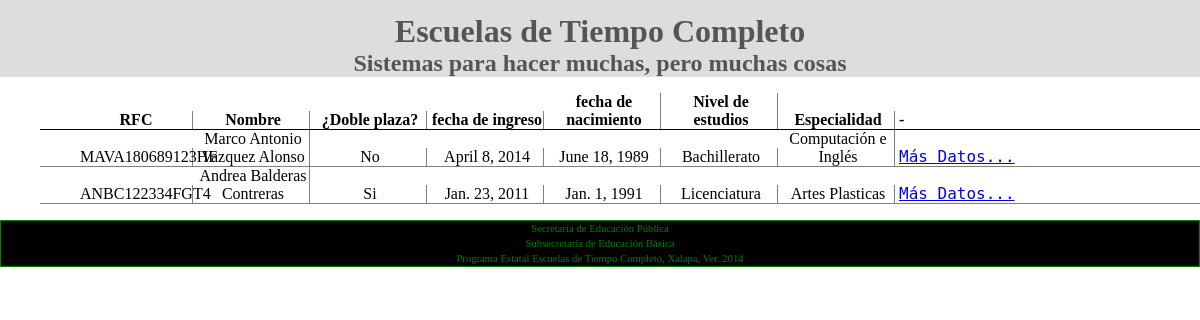
Page /personal/ on the committed database.
### personal/models.py (models this page shows, shortened)
class Personal(models.Model):
    rfc = models.CharField(max_length=15)
    nombre = models.CharField(max_length=255)
    apellido_paterno = models.CharField(max_length=255)
    apellido_materno = models.CharField(max_length=255)
    doble_plaza = models.BooleanField(default=False)
    fecha_ingreso = models.DateField()
    fecha_nacimiento = models.DateField()
    nivel_estudio = models.ForeignKey(NivelEstudio)
    especialidad = models.ForeignKey(Especialidad)
    def dos_plaza(self):
        if self.doble_plaza:
            p = "Si"
        else:
            p = "No"
        return p

class NivelEstudio(models.Model):
    nivel_estudio = models.CharField(max_length=255)
    def __unicode__(self):
        return self.nivel_estudio

class Especialidad(models.Model):
    especialidad = models.CharField(max_length=255)
    def __unicode__(self):
        return self.especialidad

### personal/views.py (the view)
# urls.py: url(r'^personal/$', PersonalView.as_view(), name="personal"),
class PersonalView(generic.ListView):
    model = Personal
    template_name = "personal/personal.html"
    def get_queryset(self):
        if self.kwargs.get("rfc"):
            queryset = self.model.objects.filter(rfc=self.kwargs['rfc'])
        else:
            queryset = super(PersonalView, self).get_queryset()
        return queryset

### personal/templates/personal/personal.html
{% extends "base.html" %}
{% block content %}
<ul class="lista-escuela">
<li class="fila">
    <ul class="encabezado">
        <li class="item-esc">RFC</li>
        <li class="item-esc">Nombre</li>
        <li class="item-esc">¿Doble plaza?</li>
        <li class="item-esc">fecha de ingreso</li>
        <li class="item-esc">fecha de nacimiento</li>
        <li class="item-esc">Nivel de estudios</li>
        <li class="item-esc">Especialidad</li>
        <li>-</li>
    </ul>
</li>
{% for personal in object_list %}
<li class="fila">
    <ul class="resultado">
        <li class="item-esc">
            {{personal.rfc}}
        </li>
        <li class="item-esc">
            {{personal.nombre}}
            {{personal.apellido_paterno}}
            {{personal.apellido_materno}}
        </li>
        <li class="item-esc">
            {{personal.dos_plaza}}
        </li>
        <li class="item-esc">
            {{personal.fecha_ingreso}}
        </li>
        <li class="item-esc">
            {{personal.fecha_nacimiento}}
        </li>
        <li class="item-esc">
            {{personal.nivel_estudio}}
        </li>
        <li class="item-esc">
            {{personal.especialidad}}
        </li>
        <li>
            <a href="#">Más Datos...</a>
        </li>
    </ul>
</li>
{% empty %}
No existe esta escuela o no se ha dado de alta
{% endfor %}
</ul>
{% endblock content %}

### static/css/estilos.css (style rules this page uses)
body { background: white; font-size: 16px; font-family: 'consolas'; margin: 0px; }
a { font-family: 'monospace' }
.lista-escuela li { display: inline-block; }
.encabezado { border-bottom: 1px solid black; font-weight: bold; }
.encabezado li { text-align: center; }
.resultado { border-bottom: 1px solid gray; }
.resultado li { text-align: center; }
.fila { width: 100%; }
.item-esc { border-right: 1px solid gray; width: 10%; }

### rows in the picture
Personal: rfc "MAVA180689123HF", nombre "Marco Antonio", apellido_paterno "Vazquez", apellido_materno "Alonso", dos_plaza "No", fecha_ingreso "April 8, 2014", fecha_nacimiento "June 18, 1989", nivel_estudio "Bachillerato", especialidad "Computación e Inglés"
Personal: rfc "ANBC122334FGT4", nombre "Andrea", apellido_paterno "Balderas", apellido_materno "Contreras", dos_plaza "Si", fecha_ingreso "Jan. 23, 2011", fecha_nacimiento "Jan. 1, 1991", nivel_estudio "Licenciatura", especialidad "Artes Plasticas"
